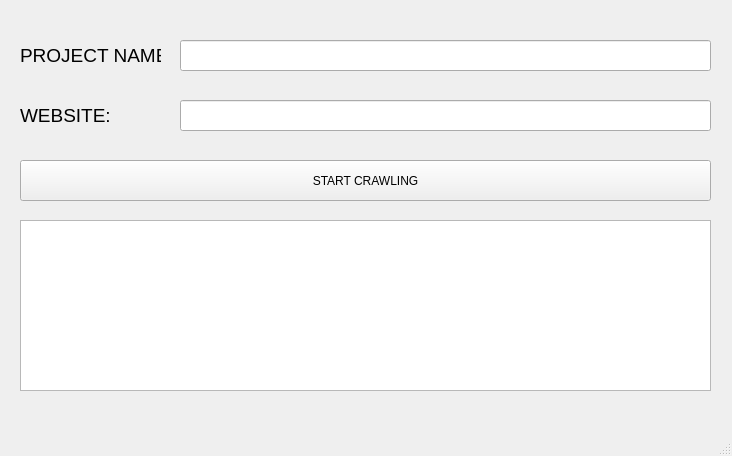
<?xml version="1.0" encoding="UTF-8"?>
<ui version="4.0">
 <class>MainWindow</class>
 <widget class="QMainWindow" name="MainWindow">
  <property name="geometry">
   <rect>
    <x>0</x>
    <y>0</y>
    <width>732</width>
    <height>456</height>
   </rect>
  </property>
  <property name="windowTitle">
   <string>WEB CRAWLER</string>
  </property>
  <widget class="QWidget" name="centralwidget">
   <widget class="QLabel" name="label">
    <property name="geometry">
     <rect>
      <x>20</x>
      <y>40</y>
      <width>141</width>
      <height>31</height>
     </rect>
    </property>
    <property name="font">
     <font>
      <pointsize>14</pointsize>
     </font>
    </property>
    <property name="text">
     <string>PROJECT NAME:</string>
    </property>
   </widget>
   <widget class="QLineEdit" name="project_name">
    <property name="geometry">
     <rect>
      <x>180</x>
      <y>40</y>
      <width>531</width>
      <height>31</height>
     </rect>
    </property>
   </widget>
   <widget class="QLabel" name="label_2">
    <property name="geometry">
     <rect>
      <x>20</x>
      <y>100</y>
      <width>141</width>
      <height>31</height>
     </rect>
    </property>
    <property name="font">
     <font>
      <pointsize>14</pointsize>
     </font>
    </property>
    <property name="text">
     <string>WEBSITE:</string>
    </property>
   </widget>
   <widget class="QLineEdit" name="home_page">
    <property name="geometry">
     <rect>
      <x>180</x>
      <y>100</y>
      <width>531</width>
      <height>31</height>
     </rect>
    </property>
   </widget>
   <widget class="QPushButton" name="start_crawling">
    <property name="geometry">
     <rect>
      <x>20</x>
      <y>160</y>
      <width>691</width>
      <height>41</height>
     </rect>
    </property>
    <property name="text">
     <string>START CRAWLING</string>
    </property>
   </widget>
   <widget class="QTextEdit" name="output">
    <property name="geometry">
     <rect>
      <x>20</x>
      <y>220</y>
      <width>691</width>
      <height>171</height>
     </rect>
    </property>
    <property name="readOnly">
     <bool>true</bool>
    </property>
   </widget>
  </widget>
  <widget class="QMenuBar" name="menubar">
   <property name="geometry">
    <rect>
     <x>0</x>
     <y>0</y>
     <width>732</width>
     <height>22</height>
    </rect>
   </property>
  </widget>
  <widget class="QStatusBar" name="statusbar"/>
 </widget>
 <resources/>
 <connections/>
</ui>
